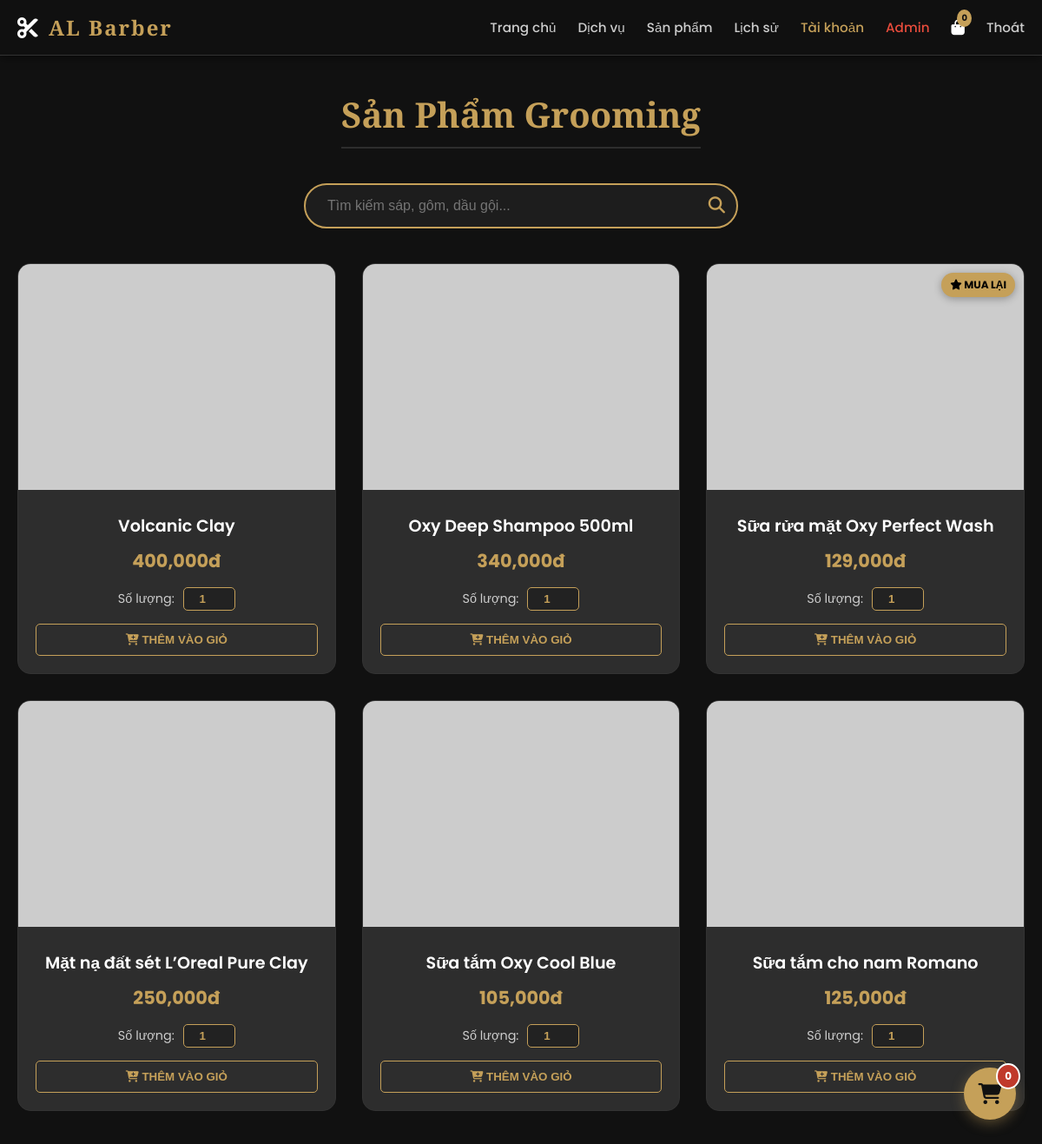
The page /index.php?page=products&highlight=7 (signed in) on the database its author committed.
### tables this page shows
CREATE TABLE IF NOT EXISTS `products` (
  `id` int NOT NULL AUTO_INCREMENT,
  `name` varchar(100) NOT NULL,
  `price` int NOT NULL,
  `image` varchar(255) DEFAULT NULL,
  `description` text,
  PRIMARY KEY (`id`)
);

### pages/products.php (the view, shortened to what this page needs)
<div class="container animate-fade">
    <div class="section-title"><h2>Sản Phẩm Grooming</h2></div>
    <div style="margin-bottom: 40px; text-align: center;">
        <form method="GET" action="index.php" style="display: inline-block; position: relative; width: 100%; max-width: 500px;">
            <input type="text" name="search" placeholder="Tìm kiếm sáp, gôm, dầu gội..."
                   value="<?php echo isset($_GET['search']) ? htmlspecialchars($_GET['search']) : ''; ?>"
                   style="width: 100%; padding: 15px 50px 15px 25px; border-radius: 50px; border: 2px solid var(--gold); background: rgba(255,255,255,0.05); color: white; font-size: 1rem; outline: none; transition: 0.3s;">
            <button type="submit" style="position: absolute; right: 15px; top: 50%; transform: translateY(-50%); background: none; border: none; color: var(--gold); font-size: 1.2rem; cursor: pointer;">
                <i class="fas fa-search"></i>
            </button>
        </form>
    </div>
    <div class="grid">
        <?php
        $hl_id = null;
        if (isset($_GET['highlight'])) {
            $hl_id = $_GET['highlight'];
        } elseif (isset($highlight_id)) {
            $hl_id = $highlight_id;
        }
        $sql = "SELECT * FROM products";
        $params = [];
        $stmt = $conn->prepare($sql);
        $stmt->execute($params);
        if ($stmt->rowCount() > 0) {
            while($row = $stmt->fetch()):
                $is_hl = ($hl_id == $row['id']);
            ?>
            <div id="p-<?php echo $row['id']; ?>" class="card animate-fade <?php echo $is_hl ? 'highlight-item' : ''; ?>">
                <?php if($is_hl): ?>
                    <div style="position:absolute; top:10px; right:10px; background:var(--gold); color:black; padding:5px 10px; font-size:12px; font-weight:bold; border-radius:20px; z-index:10; box-shadow: 0 2px 10px rgba(0,0,0,0.3);">
                        <i class="fas fa-star"></i> MUA LẠI
                    </div>
                <?php endif; ?>
                <img src="<?php echo $row['image']; ?>" onerror="this.src='https://placehold.co/400?text=No+Image'" alt="<?php echo $row['name']; ?>">
                <div class="card-body">
                    <div class="card-title"><?php echo $row['name']; ?></div>
                    <span class="card-price"><?php echo number_format($row['price']); ?>đ</span>
                    <form method="POST">
                        <div style="margin-bottom: 15px; display: flex; align-items: center; justify-content: center; gap: 10px;">
                            <label style="font-size: 0.9rem; color: #ccc;">Số lượng:</label>
                            <input type="number" name="quantity" value="1" min="1" max="50"
                                   style="width: 60px; padding: 5px; border: 1px solid var(--gold); background: #222; color: var(--gold); border-radius: 5px; text-align: center; font-weight: bold; outline: none;">
                        </div>
                        <button type="submit" name="add_to_cart" class="btn-block">
                            <i class="fas fa-cart-plus"></i> THÊM VÀO GIỎ
                        </button>
                    </form>
                </div>
            </div>
            <?php endwhile;
        } else {
            echo "<div style='grid-column: 1/-1; text-align: center; padding: 50px;'>
                    <i class='fas fa-box-open' style='font-size: 3rem; color: #444; margin-bottom: 15px;'></i>
                    <p style='color:#888; font-size: 1.1rem;'>Không tìm thấy sản phẩm nào phù hợp.</p>
                  </div>";
        }
        ?>
    </div>
</div>
<div class="floating-cart" onclick="openCartWithMap()" title="Xem giỏ hàng">
    <i class="fas fa-shopping-cart"></i>
    <span class="float-badge">
        <?php echo isset($_SESSION['cart']) ? array_sum(array_column($_SESSION['cart'], 'quantity')) : 0; ?>
    </span>
</div>

### includes/header.php (style rules this page uses)
:root { --gold: #c5a059; --gold-light: #e6c888; --black: #111111; --dark: #1a1a1a; --gray: #2d2d2d; --text: #e0e0e0; --white: #ffffff; }
* { box-sizing: border-box; margin: 0; padding: 0; }
body { font-family: 'Poppins', sans-serif; background-color: var(--black); color: var(--text); overflow-x: hidden; }
.container { max-width: 1200px; margin: 40px auto; padding: 0 20px; min-height: 60vh; }
.section-title { text-align: center; margin-bottom: 40px; }
.section-title h2 { font-family: 'Playfair Display', serif; font-size: 2.5rem; color: var(--gold); border-bottom: 2px solid var(--gray); padding-bottom: 10px; display: inline-block; }
.grid { display: grid; grid-template-columns: repeat(auto-fit, minmax(280px, 1fr)); gap: 30px; }
.card { background: var(--gray); border-radius: 15px; overflow: hidden; border: 1px solid #333; transition: 0.4s; position: relative; }
.card img { width: 100%; height: 260px; object-fit: cover; }
.card-body { padding: 20px; text-align: center; }
.card-title { font-size: 1.2rem; font-weight: 600; color: var(--white); margin-bottom: 10px; }
.card-price { color: var(--gold); font-size: 1.3rem; font-weight: bold; margin-bottom: 15px; display: block; }
.btn-block { width: 100%; padding: 10px; background: transparent; border: 1px solid var(--gold); color: var(--gold); font-weight: 600; cursor: pointer; border-radius: 5px; transition:0.3s; }
.animate-fade { animation: fadeIn 1s ease forwards; opacity: 0; }

### pages/products.php (style rules this page uses)
.floating-cart { position: fixed; bottom: 30px; right: 30px; width: 60px; height: 60px; background-color: var(--gold); color: var(--black); border-radius: 50%; display: flex; align-items: center; justify-content: center; font-size: 24px; box-shadow: 0 4px 15px rgba(197, 160, 89, 0.4); cursor: pointer; z-index: 9999; transition: transform 0.3s ease, box-shadow 0.3s ease; animation: floatUp 0.5s ease-out; }
.float-badge { position: absolute; top: -5px; right: -5px; background-color: #c0392b; color: white; font-size: 12px; font-weight: bold; padding: 4px 8px; border-radius: 50%; border: 2px solid #fff; }

### rows shown on the page
products: name "Volcanic Clay", price "400,000"
products: name "Oxy Deep Shampoo 500ml", price "340,000"
products: shows "MUA LẠI", name "Sữa rửa mặt Oxy Perfect Wash", price "129,000"
products: name "Mặt nạ đất sét L’Oreal Pure Clay", price "250,000"
products: name "Sữa tắm Oxy Cool Blue", price "105,000"
products: name "Sữa tắm cho nam Romano", price "125,000"
